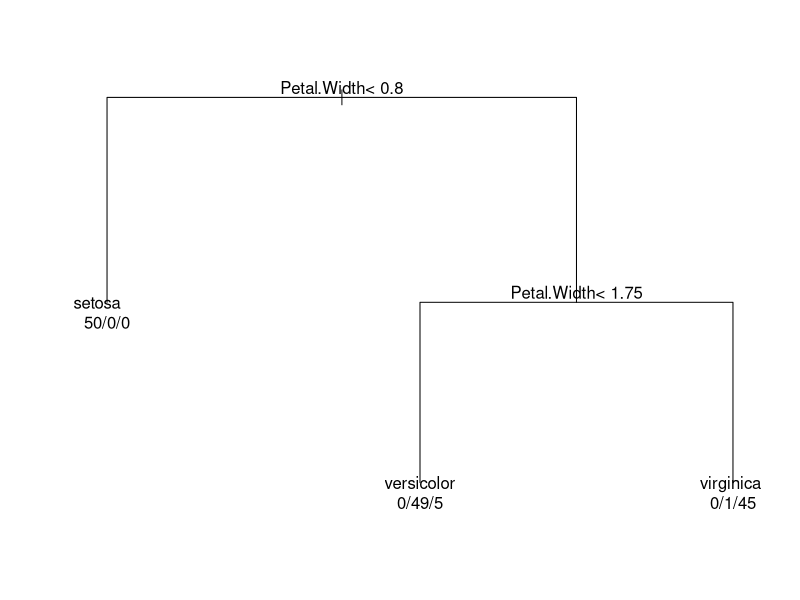
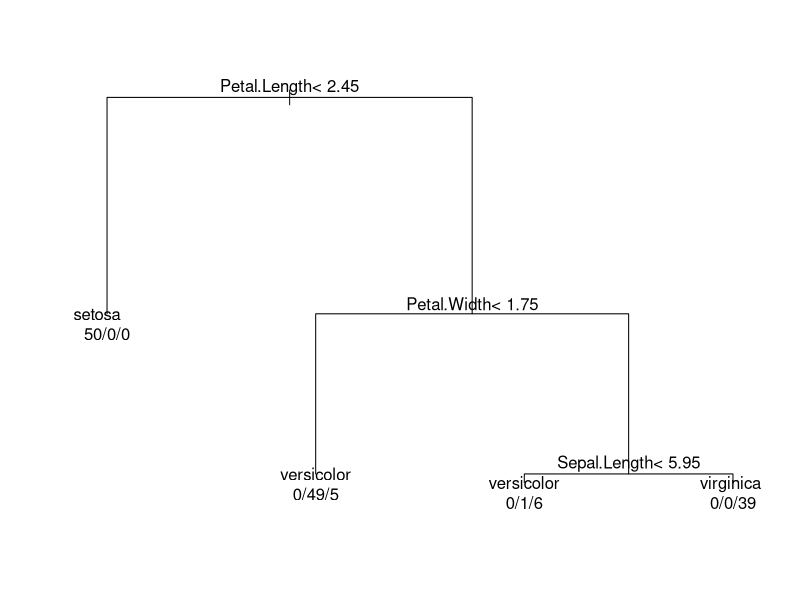

Recreate these plots in R, in order.
#Classfication _Ch14_assignment

#1. iris에는 4개의 설명변수가 있다. 이중 Petal.Length를 제외한 3개만 사용하여 Decision Tree 모델을 구하고 그림을 그려라. 또한 table 함수를 사용하여 혼동행렬을 구하라
library(rpart)
r=rpart(Species~Sepal.Length+Sepal.Width+Petal.Width, data = iris) ##rpart: 트리객체생성
print(r)
par(mfrow=c(1,1),xpd=NA) 

str(iris)
plot(r) ##트리객체 시각화
text(r,use.n = TRUE) ###트리 노드 시각화 (글자)

#2. iris의 사전확률이 setosa:versicolor:virginca= 10:80:10이라 가정하고 결정트리를 구하라. 지금까지 작성한 그림과 달라진것이 무엇인지 확인하기
r_prior=rpart(Species~., data = iris,parms =list(prior=c(0.1,0.8,0.1)) )
plot(r_prior)
text(r_prior,use.n = TRUE)

